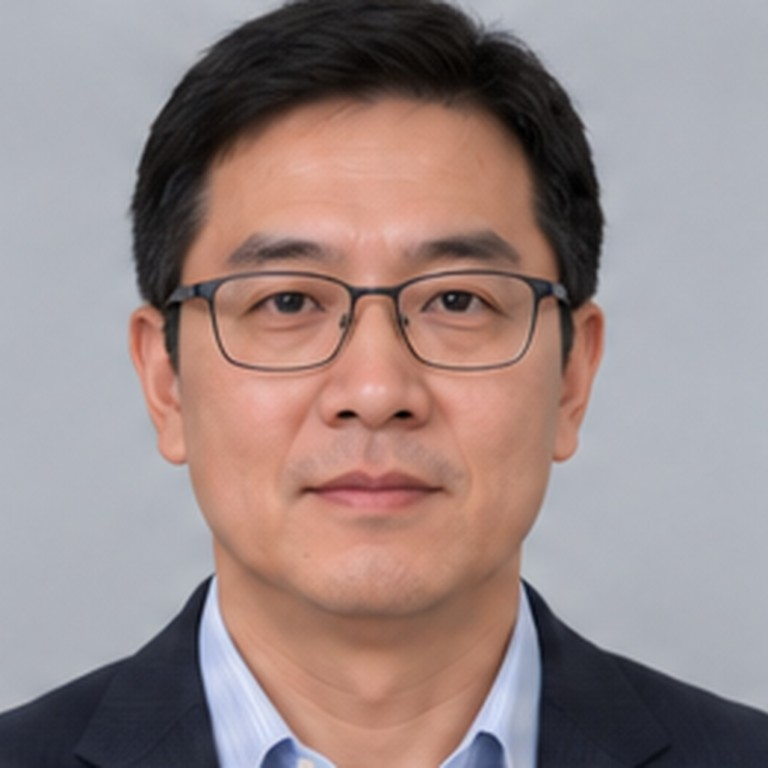
#> input picture data/examples/portrait_glasses.jpg, 768 x 768 px
$ python -i lineart.py   (imports and definitions only)
#> lines starting #> are read from the running program, lines starting #| are printed output that depends on the picture; after the words box and inside, x2 and y2 are one past the last pixel; in counts of white or black regions, pixels touching at a corner belong together
#> further down, picture is the input picture: shape (768, 768, 3); mean B, G, R 134.8, 136.1, 153.4
from __future__ import annotations
import cv2
import numpy as np


def resize_keep_ratio(img: np.ndarray, max_side: int = 1024) -> np.ndarray:
#> called with max_side = 1024
    h, w = img.shape[:2]
#> h = 768; w = 768
    scale = min(1.0, float(max_side) / max(h, w))
#> scale = 1
    if scale == 1.0:
        return img
    return cv2.resize(img, (round(w * scale), round(h * scale)), interpolation=cv2.INTER_AREA)


def portrait_lineart(
    bgr: np.ndarray,
    max_side: int = 1024,
    bilateral_d: int = 9,
    bilateral_sigma_color: int = 75,
    bilateral_sigma_space: int = 75,
    adaptive_block_size: int = 11,
    adaptive_c: int = 2,
    morph_kernel: int = 2,
) -> np.ndarray:
    """确定性的栅格基线：将照片转换为白底黑线的人像线稿。"""
    bgr = resize_keep_ratio(bgr, max_side)
    gray = cv2.cvtColor(bgr, cv2.COLOR_BGR2GRAY)
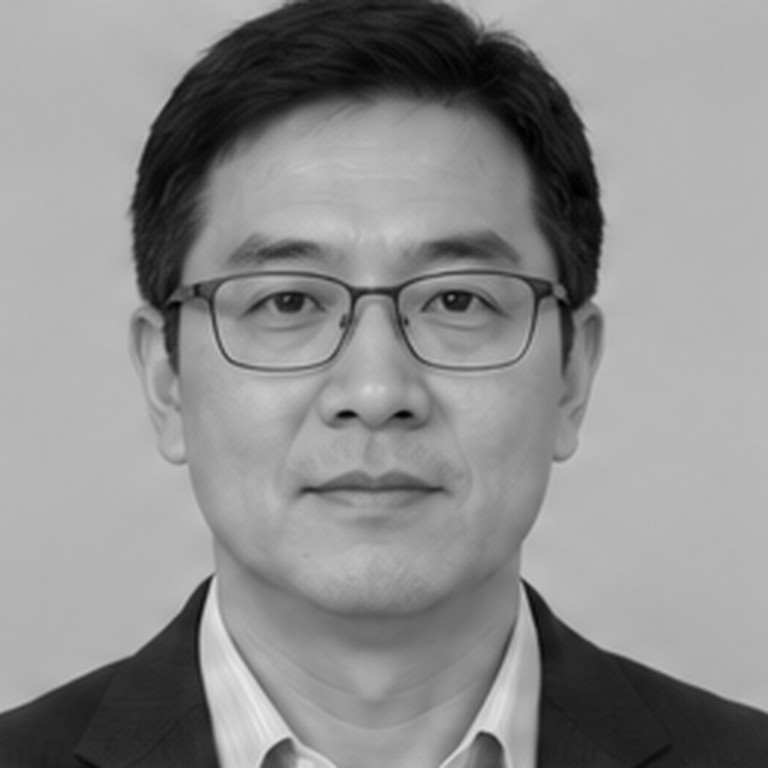
#> gray: shape (768, 768); min 0, max 233, mean 141.2

    smooth = cv2.bilateralFilter(
        gray, bilateral_d, bilateral_sigma_color, bilateral_sigma_space
    )

    block = max(3, int(adaptive_block_size))
    if block % 2 == 0:
        block += 1

    line = cv2.adaptiveThreshold(
        smooth, 255,
        cv2.ADAPTIVE_THRESH_GAUSSIAN_C,
        cv2.THRESH_BINARY,
        block, adaptive_c
    )
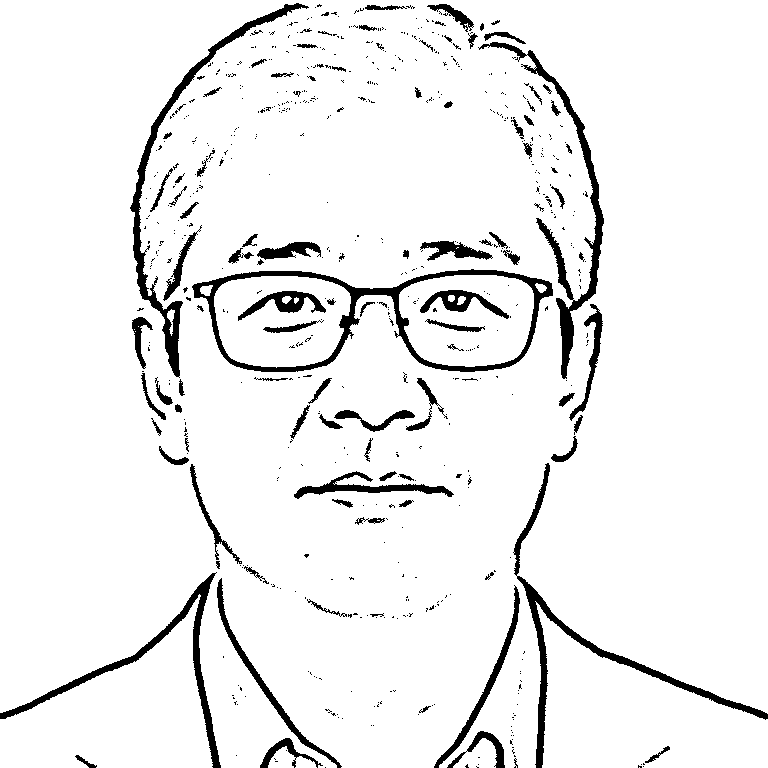
#> line: shape (768, 768); 93.7% white; 630 black regions (528 under 20 px), largest, box (x1, y1, x2, y2) and area: (192, 269, 553, 372) 5003, (513, 463, 768, 768) 3703, (130, 3, 309, 378) 3655

    # 在保留人脸主要笔画的同时去除细小的孤立噪声。
    if morph_kernel > 0:
        k = np.ones((morph_kernel, morph_kernel), np.uint8)
        line = cv2.morphologyEx(line, cv2.MORPH_OPEN, k)
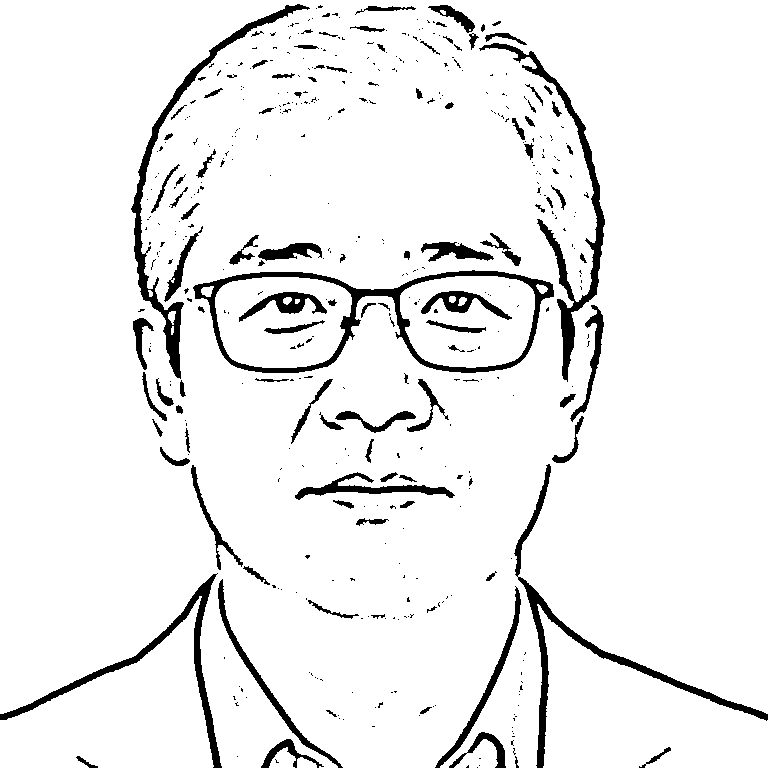
#> line: shape (768, 768); 93.5% white; 460 black regions (352 under 20 px), largest, box (x1, y1, x2, y2) and area: (193, 270, 554, 373) 5019, (514, 464, 768, 768) 3720, (479, 43, 605, 382) 3719

    return line

>>> import cv2
>>> picture = cv2.imread('../../data/examples/portrait_glasses.jpg')
>>> result = portrait_lineart(picture)

$ run again, on data/examples/portrait_long_hair.jpg
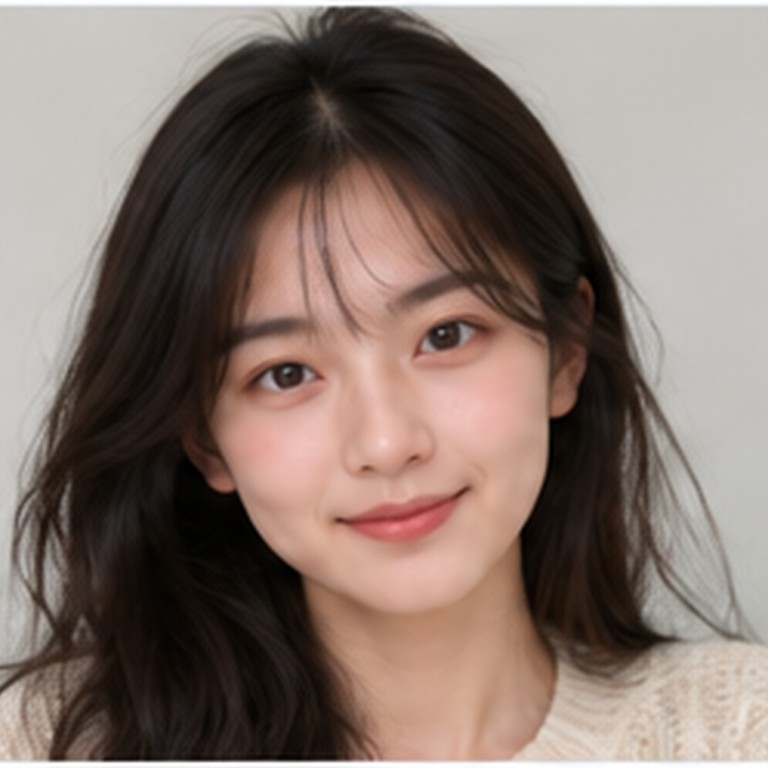
#> input picture data/examples/portrait_long_hair.jpg, 768 x 768 px
#> picture is the input picture: shape (768, 768, 3); mean B, G, R 107.5, 115.5, 131.6
#> in portrait_lineart, `line = cv2.adaptiveThreshold( smooth, 255, cv2.ADAPTIVE_THRESH_GAUSSIA..`:
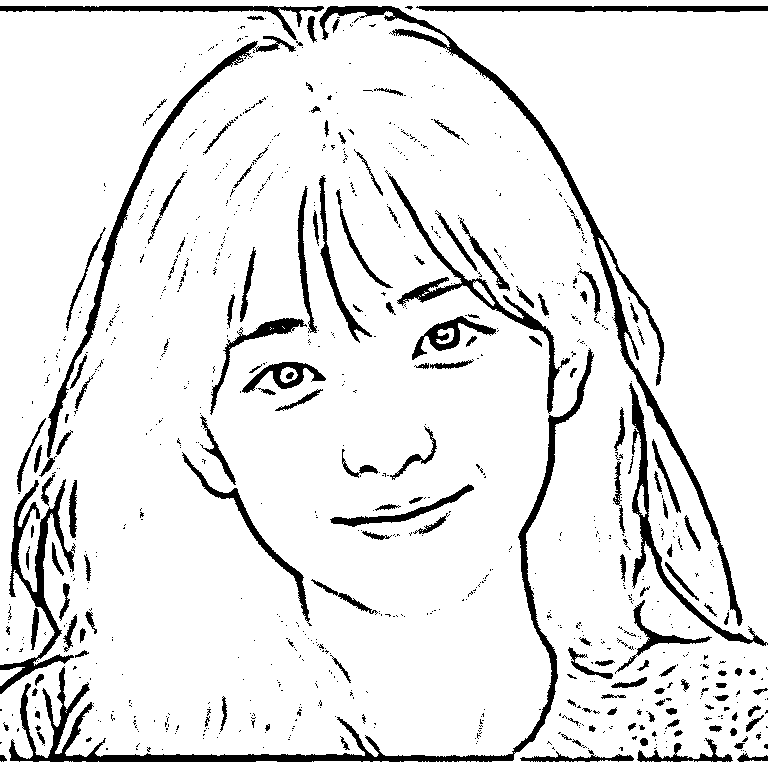
#> line: shape (768, 768); 90.7% white; 917 black regions (757 under 20 px), largest, box (x1, y1, x2, y2) and area: (9, 348, 594, 762) 7971, (319, 6, 743, 626) 6488, (39, 36, 296, 477) 3597
#> in portrait_lineart, `line = cv2.morphologyEx(line, cv2.MORPH_OPEN, k)`:
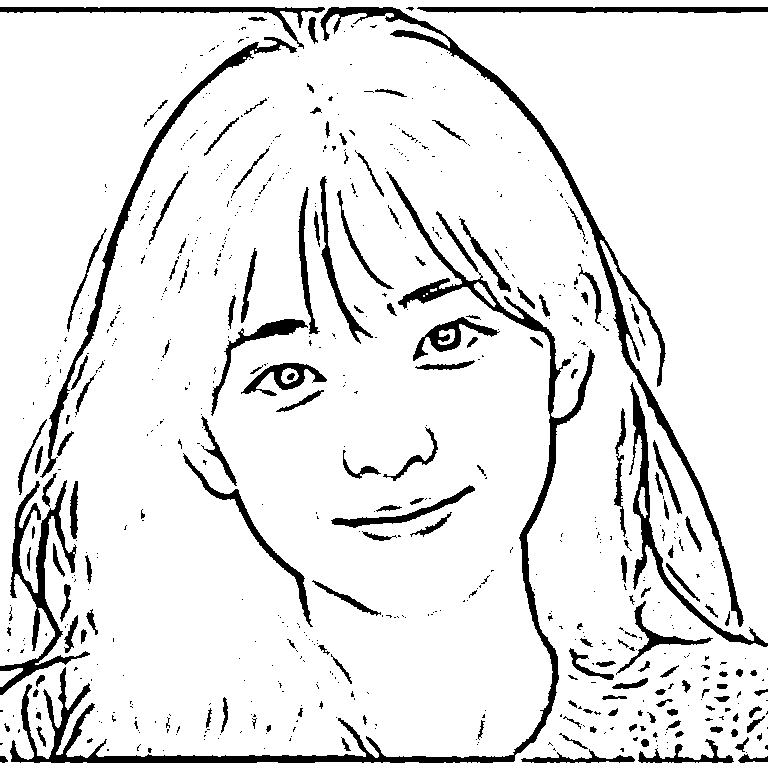
#> line: shape (768, 768); 90.4% white; 684 black regions (513 under 20 px), largest, box (x1, y1, x2, y2) and area: (10, 171, 595, 763) 11169, (320, 7, 744, 627) 6647, (40, 37, 297, 478) 3706

$ run again, on data/examples/portrait_profile_challenge.jpg
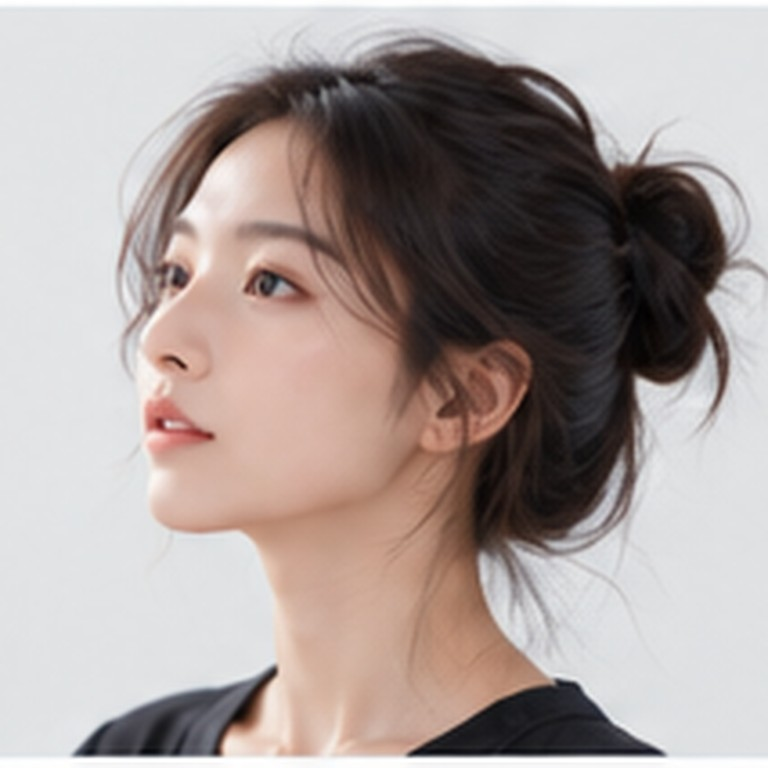
#> input picture data/examples/portrait_profile_challenge.jpg, 768 x 768 px
#> picture is the input picture: shape (768, 768, 3); mean B, G, R 154.7, 157.8, 169.3
#> in portrait_lineart, `line = cv2.adaptiveThreshold( smooth, 255, cv2.ADAPTIVE_THRESH_GAUSSIA..`:
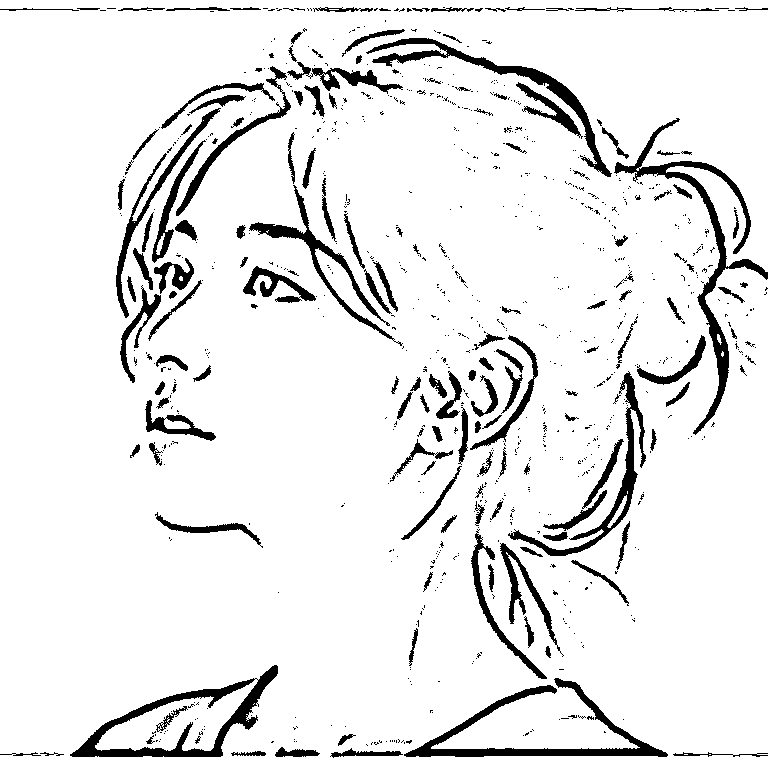
#> line: shape (768, 768); 91.6% white; 893 black regions (735 under 20 px), largest, box (x1, y1, x2, y2) and area: (614, 118, 768, 435) 4168, (70, 665, 278, 757) 3795, (404, 678, 668, 757) 3670
#> in portrait_lineart, `line = cv2.morphologyEx(line, cv2.MORPH_OPEN, k)`:
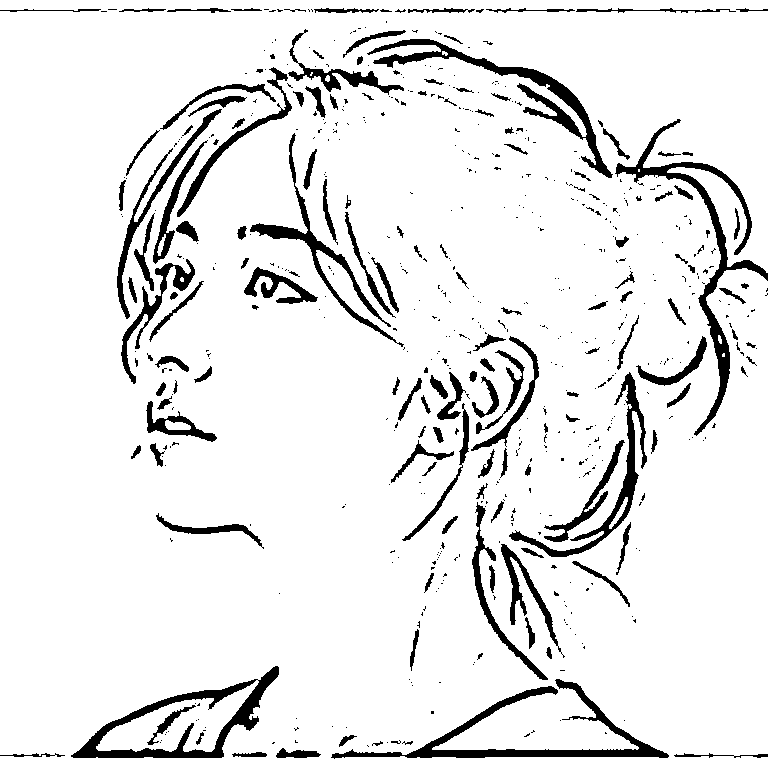
#> line: shape (768, 768); 91.3% white; 619 black regions (471 under 20 px), largest, box (x1, y1, x2, y2) and area: (615, 119, 768, 436) 4205, (331, 679, 669, 759) 4076, (71, 666, 279, 758) 3844
